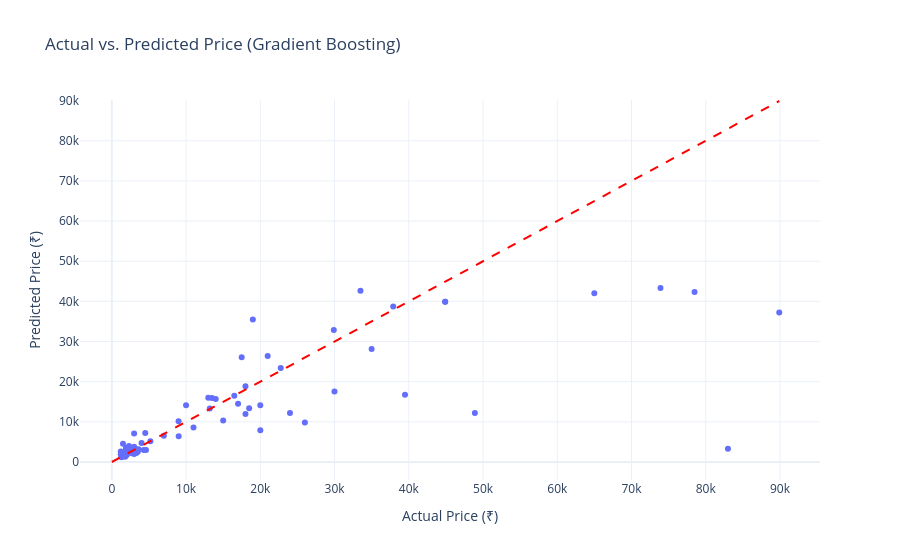

The notebook cell this image was saved under:
### Code cell
# Scatter plot: Actual vs Predicted Price with Ideal Diagonal Reference Line
fig_eval = px.scatter(
    eval_df,
    x='Actual Price (₹)',
    y='Predicted Price (₹)',
    title=f'Actual vs. Predicted Price ({best_model_name})',
    template='plotly_white',
    hover_data=['Percentage Error (%)']
)

# Add perfect prediction reference line (y = x)
max_val = max(eval_df['Actual Price (₹)'].max(), eval_df['Predicted Price (₹)'].max())
fig_eval.add_shape(
    type='line',
    x0=0, y0=0, x1=max_val, y1=max_val,
    line=dict(color='red', dash='dash'),
)
fig_eval.show()
